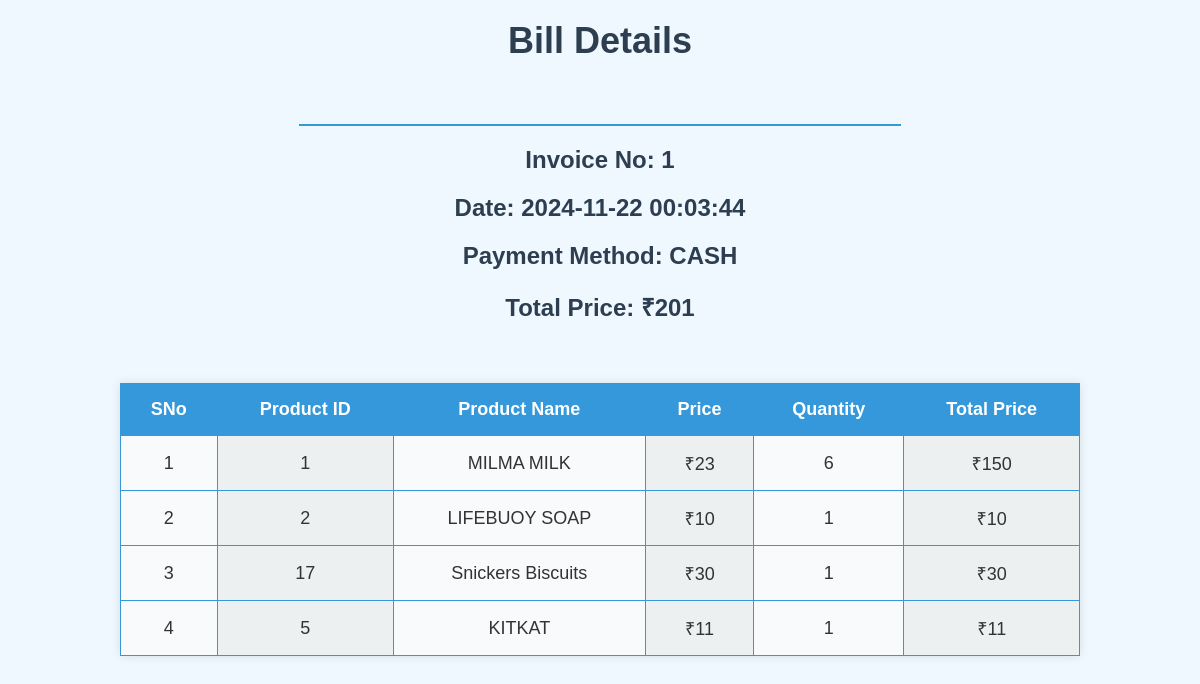
The page /admin/view_bill.php?invoiceno=1 (signed in) on the database its author committed.
### tables this page shows
CREATE TABLE `bills` (
  `invoiceno` int(11) NOT NULL,
  `date` datetime NOT NULL DEFAULT current_timestamp() ON UPDATE current_timestamp(),
  `total_price` int(11) DEFAULT NULL,
  `paymethod` varchar(10) DEFAULT NULL,
  `cashier` int(11) NOT NULL
);

CREATE TABLE `bill_archive` (
  `invoiceno` int(11) NOT NULL,
  `prodid` int(11) NOT NULL,
  `qty` int(11) NOT NULL,
  `tprice` int(11) NOT NULL
);

CREATE TABLE `products` (
  `prodid` int(11) NOT NULL,
  `name` varchar(255) NOT NULL,
  `price` int(11) NOT NULL,
  `stock` int(11) NOT NULL,
  `description` text DEFAULT NULL,
  `modifiedon` datetime DEFAULT current_timestamp() ON UPDATE current_timestamp()
);

### config.php (called while the page is built, shortened)
<?php
class Database{
    private $host = "localhost";
    private $username = "miniproject";
    private $password = "miniproject123";
    private $dbname = "inventory";
    public function __construct(){
        $this->conn = new mysqli($this->host,$this->username,$this->password,$this->dbname);
    }
}

### admin/admin.php (called while the page is built, shortened)
<?php
require __DIR__.'/../config.php';
class Admin extends Database{
    function displayBill($invoice_no){
        $sql = "SELECT * FROM bills WHERE invoiceno = ?";
        $stmt = $this->conn->prepare($sql);
        $stmt->bind_param('i', $invoice_no);
        $stmt->execute();
        $result = $stmt->get_result();
        if ($result->num_rows > 0){
            while($row = $result->fetch_assoc()){
                return $row;
            }
        }
    }
    function displayBillItems($invoice_no){
        $sql = "SELECT ba.invoiceno, ba.prodid, ba.qty, ba.tprice, p.name, p.price
        FROM bill_archive AS ba
        JOIN products AS p ON ba.prodid = p.prodid
        WHERE ba.invoiceno = ?";
        $stmt = $this->conn->prepare($sql);
        $stmt->bind_param('i', $invoice_no);
        $stmt->execute();
        $result = $stmt->get_result();
        $rows = array();
        if ($result->num_rows > 0) {
        while($row = $result->fetch_assoc()) {
            $rows[] = $row;
        }
        return $rows;
        }
    }
}
$admin = New Admin();

### admin/view_bill.php (the view, shortened to what this page needs)
<?php
include("admin.php");
if(isset($_GET['invoiceno'])){
    $invno = $_GET['invoiceno'];
}else{
    echo "<script>";
    echo "alert('Invalid Invoice number, bill not found');";
    echo "window.location = 'cashier_home.php'";
    echo "</script>";
}
$billDetails = $admin->displayBill($invno);
$billItems = $admin->displayBillItems($invno);
?>
<!DOCTYPE html>
<html lang="en">
<head>
    <link rel="stylesheet" href="./Admincss/view_bill.css">
</head>
<body>
    <h1>Bill Details</h1>
    <br>
    <hr>
    <h2><b>Invoice No: </b><?php echo $billDetails['invoiceno']; ?></h2>
    <h2><b>Date: </b><?php echo $billDetails['date']; ?></h2>
    <h2><b>Payment Method: </b><?php echo $billDetails['paymethod']; ?></h2>
    <h2><b>Total Price: ₹</b><?php echo $billDetails['total_price']; ?></h2>
    <?php
    if(empty($billItems)){
        echo "<centre><p class='text-centre'><b>No Items in Bill</b></p><centre>";
        $disabled = "disabled";
      }else{
        echo '<table border="1">';
            echo '<table class="table table-hover">
            <thead>
              <tr>
                <th>SNo</th>
                <th>Product ID</th>
                <th>Product Name</th>
                <th>Price</th>
                <th>Quantity</th>
                <th>Total Price</th>
              </tr>
            </thead><tbody>';
            $count = 1;
            foreach($billItems as $row){
                echo '<tr>';
                  echo '<td>' . $count . '</td>';
                  echo '<td>'.$row["prodid"].'</td>';
                  echo '<td>' . $row["name"] . '</td>';
                  echo '<td>₹' . $row["price"] . '</td>';
                  echo '<td>' . $row["qty"] . '</td>';
                  echo '<td>₹' . $row["tprice"] . '</td>';
                  echo '</tr>';
                  $count++;
              }
        }
    ?>
</body>
</html>

### admin/Admincss/view_bill.css (style rules this page uses)
body { font-family: 'Arial', sans-serif; background-color: #f0f8ff; color: #333; margin: 0; padding: 0; animation: fadeIn 1.5s ease-out; }
h1, h2 { color: #2c3e50; text-align: center; margin-top: 20px; opacity: 0; animation: fadeInUp 1s forwards; }
h1 { font-size: 36px; font-weight: bold; animation-delay: 0.5s; }
h2 { font-size: 24px; margin-bottom: 10px; animation-delay: 1s; }
hr { border: 1px solid #3498db; width: 50%; margin: 20px auto; opacity: 0; animation: fadeIn 1.5s ease-out forwards; }
table { width: 80%; margin: 30px auto; border-collapse: collapse; background-color: #fff; box-shadow: 0 0 10px rgba(0, 0, 0, 0.1); opacity: 0; animation: fadeInUp 1s ease-out forwards; animation-delay: 1.5s; }
th, td { padding: 15px; text-align: center; font-size: 18px; border: 1px solid #3498db; transition: transform 0.3s ease; }
th { background-color: #3498db; color: #fff; font-weight: bold; transform: scale(1); }
td { background-color: #ecf0f1; }
td:nth-child(odd) { background-color: #f9fafb; }

### rows shown on the page
bills: invoiceno "1", date "2024-11-22 00:03:44", paymethod "CASH", total_price "201"
bill_archive: prodid "1", prodid.name "MILMA MILK", prodid.price "23", qty "6", tprice "150"
bill_archive: prodid "2", prodid.name "LIFEBUOY SOAP", prodid.price "10", qty "1", tprice "10"
bill_archive: prodid "17", prodid.name "Snickers Biscuits", prodid.price "30", qty "1", tprice "30"
bill_archive: prodid "5", prodid.name "KITKAT", prodid.price "11", qty "1", tprice "11"
